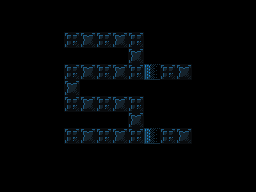

This game map was drawn from its Tiled (.tmx) file and the tilesets committed beside it. A one-line description and the trimmed map source follow:
An orthogonal 16x12 tile map with 16x16 px tiles, 1 tile layer (background) and 66 objects (51x tile, 4x pressure_plate, 4x triggerable, 4x moveable_tile, actor, ...).

<map version="1.4" tiledversion="2020.10.30" orientation="orthogonal" renderorder="right-down" width="16" height="12" tilewidth="16" tileheight="16" infinite="0" nextlayerid="6" nextobjectid="257">
 <properties>
  <property name="has_video_tape" type="bool" value="true" />
  <property name="next_level" value="./data/levels/tmx/L10-PressurePlateS.tmx" />
  <property name="player_bomb_count" value="0" />
 </properties>
 <tileset firstgid="1" name="newtiledsheet" tilewidth="16" tileheight="16" tilecount="180" columns="9">
  <image source="../../newtiledsheet.png" width="144" height="320" />
  <tile id="0">
   <properties>
    <property name="destructable" value="" />
    <property name="solid" value="1" />
   </properties>
  </tile>
  <tile id="1">
   <properties>
    <property name="destructable" value="" />
    <property name="solid" value="1" />
   </properties>
  </tile>
  <tile id="2">
   <properties>
    <property name="destructable" value="" />
    <property name="solid" value="1" />
   </properties>
  </tile>
  <tile id="3">
   <properties>
    <property name="destructable" value="" />
    <property name="solid" value="1" />
   </properties>
  </tile>
  <tile id="4">
   <properties>
    <property name="destructable" value="" />
    <property name="solid" value="" />
   </properties>
  </tile>
  <tile id="9">
   <properties>
    <property name="destructable" value="" />
    <property name="solid" value="1" />
   </properties>
  </tile>
  <tile id="10">
   <properties>
    <property name="destructable" value="" />
    <property name="solid" value="1" />
   </properties>
  </tile>
  <tile id="11">
   <properties>
    <property name="destructable" value="" />
    <property name="solid" value="1" />
   </properties>
  </tile>
  <tile id="12">
   <properties>
    <property name="destructable" value="" />
    <property name="solid" value="1" />
   </properties>
  </tile>
  <tile id="13">
   <properties>
    <property name="destructable" value="" />
    <property name="solid" value="" />
   </properties>
  </tile>
  <tile id="18">
   <properties>
    <property name="destructable" value="" />
    <property name="solid" value="" />
   </properties>
  </tile>
  <tile id="19">
   <properties>
    <property name="destructable" value="" />
    <property name="solid" value="" />
   </properties>
  </tile>
  <tile id="20">
   <properties>
    <property name="destructable" type="bool" value="true" />
    <property name="solid" value="1" />
   </properties>
  </tile>
  <tile id="27">
   <properties>
    <property name="destructable" value="" />
    <property name="solid" value="1" />
   </properties>
  </tile>
  <tile id="28">
   <properties>
    <property name="destructable" value="" />
    <property name="solid" value="1" />
   </properties>
  </tile>
  <tile id="29">
   <properties>
    <property name="destructable" value="1" />
    <property name="solid" value="1" />
   </properties>
  </tile>
  <tile id="30">
   <properties>
    <property name="destructable" value="" />
    <property name="solid" value="1" />
   </properties>
  </tile>
  <tile id="31">
   <properties>
    <property name="destructable" value="" />
    <property name="solid" value="" />
   </properties>
  </tile>
  <tile id="32">
   <properties>
    <property name="destructable" value="" />
    <property name="solid" value="" />
   </properties>
  </tile>
  <tile id="54">
   <properties>
    <property name="destructable" value="" />
    <property name="solid" value="True" />
   </properties>
  </tile>
  <tile id="58">
   <properties>
    <property name="destructable" value="" />
    <property name="solid" value="" />
   </properties>
  </tile>
 </tileset>
 <layer id="1" name="background" width="16" height="12">
  <data>[192 cells, 192 non-empty, 6 distinct tile ids]</data>
 </layer>
 <objectgroup id="4" name="objects">
  <object id="178" type="pressure_plate" gid="54" x="144" y="48" width="16" height="16">
   <properties>
    <property name="triggers" type="int" value="1" />
   </properties>
  </object>
  <object id="179" type="pressure_plate" gid="54" x="48" y="80" width="16" height="16">
   <properties>
    <property name="triggers" type="int" value="2" />
   </properties>
  </object>
  <object id="180" type="pressure_plate" gid="54" x="144" y="112" width="16" height="16">
   <properties>
    <property name="triggers" type="int" value="3" />
   </properties>
  </object>
  <object id="181" type="actor" gid="46" x="64" y="48" width="16" height="16" />
  <object id="189" type="finish_tile" gid="33" x="48" y="144" width="16" height="16" />
  <object id="190" type="tile" gid="1" x="64" y="32" width="16" height="16" />
  <object id="191" type="tile" gid="1" x="80" y="32" width="16" height="16" />
  <object id="192" type="tile" gid="1" x="96" y="32" width="16" height="16" />
  <object id="193" type="tile" gid="1" x="112" y="32" width="16" height="16" />
  <object id="194" type="tile" gid="1" x="128" y="32" width="16" height="16" />
  <object id="195" type="tile" gid="1" x="144" y="32" width="16" height="16" />
  <object id="196" type="tile" gid="1" x="64" y="64" width="16" height="16" />
  <object id="197" type="tile" gid="1" x="80" y="64" width="16" height="16" />
  <object id="198" type="tile" gid="1" x="96" y="64" width="16" height="16" />
  <object id="199" type="tile" gid="1" x="112" y="64" width="16" height="16" />
  <object id="200" type="tile" gid="1" x="80" y="96" width="16" height="16" />
  <object id="201" type="tile" gid="1" x="96" y="96" width="16" height="16" />
  <object id="202" type="tile" gid="1" x="112" y="96" width="16" height="16" />
  <object id="203" type="tile" gid="1" x="128" y="96" width="16" height="16" />
  <object id="204" type="tile" gid="1" x="64" y="128" width="16" height="16" />
  <object id="205" type="tile" gid="1" x="80" y="128" width="16" height="16" />
  <object id="206" type="tile" gid="1" x="96" y="128" width="16" height="16" />
  <object id="207" type="tile" gid="1" x="96" y="128" width="16" height="16" />
  <object id="208" type="tile" gid="1" x="112" y="128" width="16" height="16" />
  <object id="210" type="tile" gid="11" x="48" y="48" width="16" height="16" />
  <object id="211" type="tile" gid="11" x="48" y="48" width="16" height="16" />
  <object id="212" type="tile" gid="11" x="32" y="80" width="16" height="16" />
  <object id="213" type="tile" gid="11" x="48" y="96" width="16" height="16" />
  <object id="214" type="tile" gid="11" x="48" y="112" width="16" height="16" />
  <object id="215" type="tile" gid="11" x="48" y="128" width="16" height="16" />
  <object id="216" type="tile" gid="10" x="48" y="160" width="16" height="16" />
  <object id="217" type="tile" gid="10" x="64" y="160" width="16" height="16" />
  <object id="218" type="tile" gid="10" x="80" y="160" width="16" height="16" />
  <object id="219" type="tile" gid="10" x="96" y="160" width="16" height="16" />
  <object id="220" type="tile" gid="10" x="112" y="160" width="16" height="16" />
  <object id="221" type="tile" gid="10" x="128" y="160" width="16" height="16" />
  <object id="224" type="tile" gid="2" x="144" y="128" width="16" height="16" />
  <object id="227" type="tile" gid="2" x="144" y="64" width="16" height="16" />
  <object id="228" type="tile" gid="2" x="160" y="48" width="16" height="16" />
  <object id="229" type="tile" gid="2" x="160" y="112" width="16" height="16" />
  <object id="230" type="tile" gid="2" x="144" y="96" width="16" height="16" />
  <object id="231" type="triggerable" gid="8" x="128" y="64" width="16" height="16">
   <properties>
    <property name="triggered_id" type="int" value="1" />
   </properties>
  </object>
  <object id="232" type="triggerable" gid="8" x="64" y="96" width="16" height="16">
   <properties>
    <property name="triggered_id" type="int" value="2" />
   </properties>
  </object>
  </objectgroup>
</map>
<!-- 23 of 66 objects omitted -->
